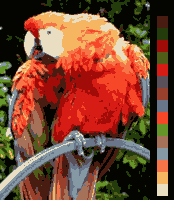
#> input picture pngread(reading_chunks+anonymising)/png_files/Screen_color_test_VGA_16colors.png, 174 x 200 px
$ python -i spectrum.py   (imports and definitions only)
#> lines starting #> are read from the running program, lines starting #| are printed output that depends on the picture
import numpy as np
import cv2
from matplotlib import pyplot as plt
import pylab

###
###
###

def DFT(image_filename, subplotpos):
    ###
    import numpy as np
    import matplotlib.pyplot as plt
    def calculate_2dft(input):
        ft = np.fft.ifftshift(input)
        ft = np.fft.fft2(ft)
        return np.fft.fftshift(ft)
    # make DFT of image
    image = plt.imread(image_filename)
    plt.subplot(subplotpos)
    plt.imshow(image)
    plt.axis("off")

    image = image[:, :, :3].mean(axis=2)  # Convert to grayscale
    plt.set_cmap("gray")
    ft = calculate_2dft(image)

    subplotpos = subplotpos + 1
    plt.subplot(subplotpos)
    plt.imshow(np.log(abs(ft)))
    plt.axis("off")
    plt.title("Amplitude")

    subplotpos = subplotpos + 1
    plt.subplot(subplotpos)
    plt.imshow(np.angle(ft))
    plt.axis("off")
    plt.title("Phase")

    '''# Inverse Fourier transform
    ift = np.fft.ifftshift(ft)
    ift = np.fft.ifft2(ift)
    ift = np.fft.fftshift(ift)
    ift = ift.real  # Take only the real part
    subplotpos=subplotpos+1
    plt.subplot(subplotpos)
    plt.imshow(ift)
    plt.axis("off")'''

def Colors(image_filename):
    a = 331
    img = cv2.imread(image_filename)
#> img is the input picture: shape (200, 174, 3); mean B, G, R 48.6, 69.8, 119.6
    b,g,r = cv2.split(img)       # get b,g,r
    rgb_img = cv2.merge([r,g,b])

    x,y,z = np.shape(img)
#> x = 200; y = 174; z = 3
    red = np.zeros((x,y,z),dtype=int)
    green = np.zeros((x,y,z),dtype=int)
    blue = np.zeros((x,y,z),dtype=int)
    for i in range(0,x):
        for j in range(0,y):
            green[i][j][1]= rgb_img[i][j][1]
            blue[i][j][0] = rgb_img[i][j][0]
            red[i][j][2] = rgb_img[i][j][2]
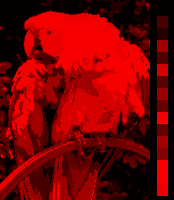
#> blue: shape (200, 174, 3) int64; mean R, G, B 119.6, 0, 0
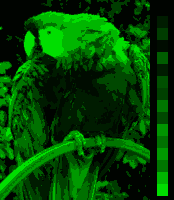
#> green: shape (200, 174, 3) int64; mean R, G, B 0, 69.8, 0
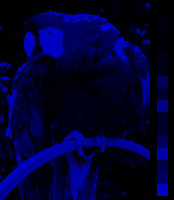
#> red: shape (200, 174, 3) int64; mean R, G, B 0, 0, 48.6


    cv2.imwrite("red.png", red)
    cv2.imwrite("blue.png", blue)
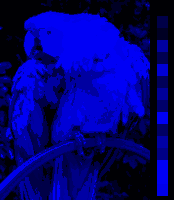
#> saved as blue.png: shape (200, 174, 3); mean B, G, R 119.6, 0, 0
    cv2.imwrite("green.png", green)

    pylab.figure(num='DFT', figsize=(8, 8))
    DFT("red.png",a)
    DFT("green.png",a+3)
    DFT("blue.png",a+6)
#> call 3 of DFT, with image_filename = 'blue.png', subplotpos = 337
#> in DFT (call 3), `image = image[:, :, :3].mean(axis=2)`:
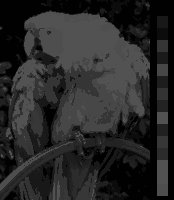
#> image: shape (200, 174) float32; min 0.00523, max 0.322, mean 0.156
#> in calculate_2dft (call 3), `ft = np.fft.ifftshift(input)`:
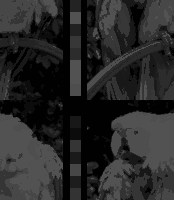
#> ft: shape (200, 174) float32; min 0.00523, max 0.322, mean 0.156
    plt.savefig('DFT.png')
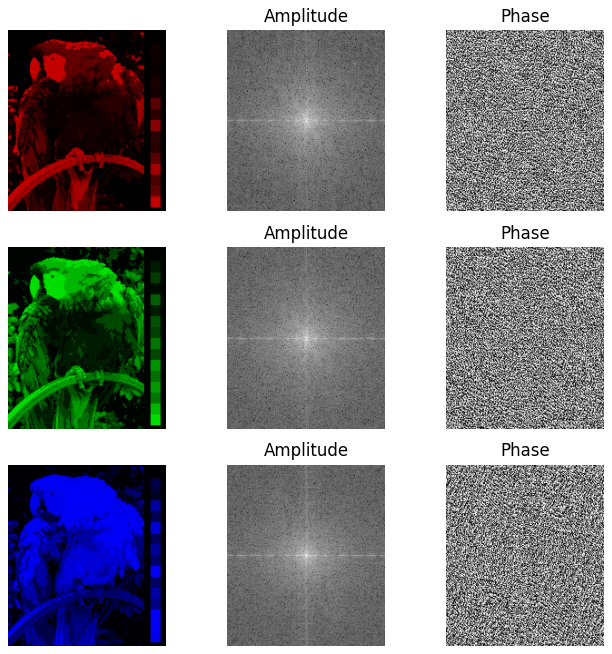
#> figure drawn by matplotlib, 9 panels
    #plt.show()

>>> result = Colors('png_files/Screen_color_test_VGA_16colors.png')

$ run again, on pngread(reading_chunks+anonymising)/png_files/Screen_color_test_VGA_256colors.png
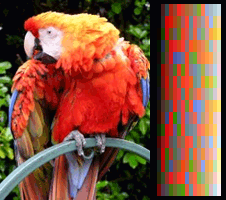
#> input picture pngread(reading_chunks+anonymising)/png_files/Screen_color_test_VGA_256colors.png, 226 x 200 px
#> in Colors, img is the input picture: shape (200, 226, 3); mean B, G, R 61.2, 82.4, 132.2
#> after the loop in Colors, `for i in range(0,x):`:
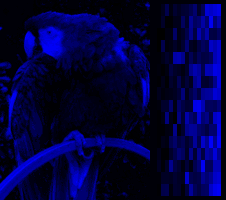
#> red: shape (200, 226, 3) int64; mean R, G, B 0, 0, 61.2
#> in calculate_2dft (call 3), `ft = np.fft.ifftshift(input)`:
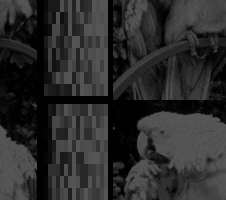
#> ft: shape (200, 226) float32; min 0.00523, max 0.333, mean 0.173

$ run again, on pngread(reading_chunks+anonymising)/png_files/dice.png
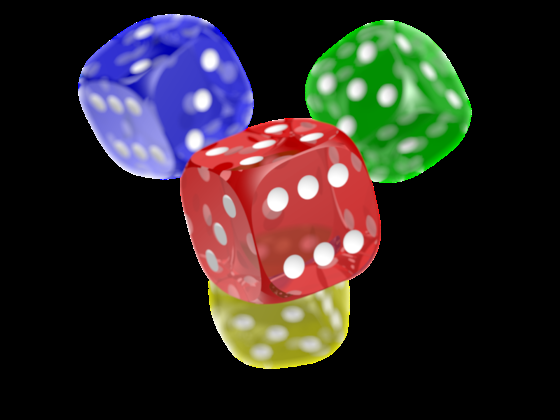
#> input picture pngread(reading_chunks+anonymising)/png_files/dice.png, 560 x 420 px
#> in Colors, img is the input picture: shape (420, 560, 3); mean B, G, R 38.8, 40.5, 46.5
#> after the loop in Colors, `for i in range(0,x):`:
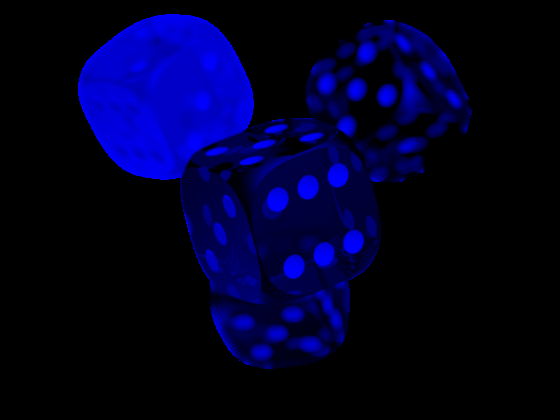
#> red: shape (420, 560, 3) int64; mean R, G, B 0, 0, 38.8
#> in calculate_2dft (call 3), `ft = np.fft.ifftshift(input)`:
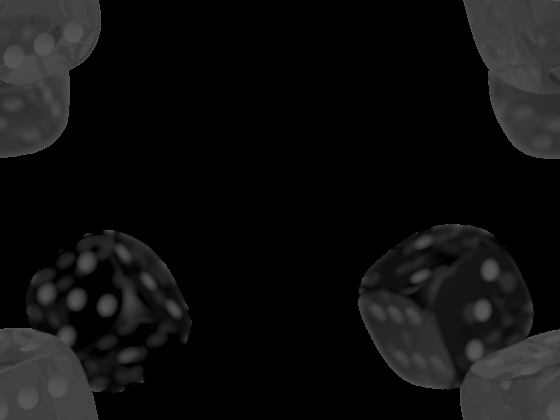
#> ft: shape (420, 560) float32; min 0, max 0.333, mean 0.0608
